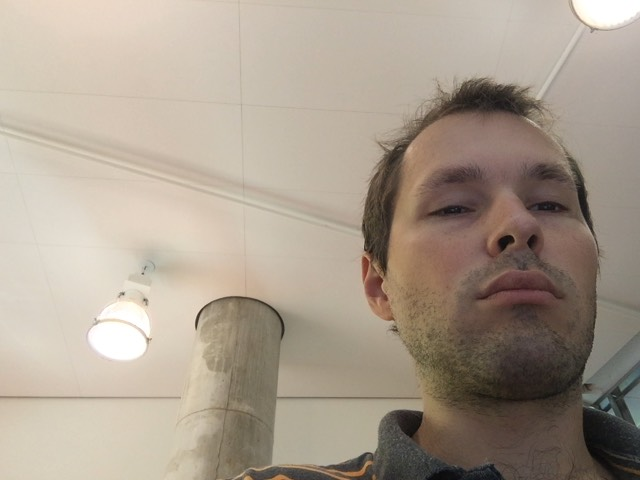
#> input picture gazecapture_unzip/00010/frames/00929.jpg, 640 x 480 px, found by its file name
$ jupyter execute --allow-errors 'Test for photos from dataset.ipynb'
#> lines starting #> are read from the running program, lines starting #| are printed output that depends on the picture
[cell 1]
import numpy as np
import cv2
import os
import glob
from os.path import join
import json
import matplotlib.pyplot as plt

[cell 2]
path = '00028'

[cell 3]
face_file = open(join(path, "appleFace.json"))
#> (reads my_test_photo/appleFace.json from the repository)
left_file = open(join(path, "appleLeftEye.json"))
#> (reads my_test_photo/appleLeftEye.json from the repository)
right_file = open(join(path, "appleRightEye.json"))
#> (reads my_test_photo/appleRightEye.json from the repository)
#> (the rest of this cell did not finish here and is left out)

[cell 4]
face_json = json.load(face_file)
left_json = json.load(left_file)
right_json = json.load(right_file)
#> (the rest of this cell did not finish here and is left out)

[cell 5]
img_name='00028/00929.jpg'

[cell 6]
dir = img_name[:5]

# frame name
frame = img_name[6:]

# index of the frame inside the sequence
idx = int(frame[:-4])

[cell 7]
img = cv2.imread(join(path, "frames", frame))
#> img is the input picture: shape (480, 640, 3); mean B, G, R 141.9, 156.4, 169

#> (a cell that did not finish here is left out)

#> (a cell that did not finish here is left out)

#> (a cell that did not finish here is left out)

[cell 11]
plt.imshow(img)
plt.show()

[cell 12]
face_grid = np.zeros(shape=(25, 25, 1), dtype=np.float32)
#> (the rest of this cell did not finish here and is left out)

[cell 13]
plt.imshow(face_grid)
plt.show()
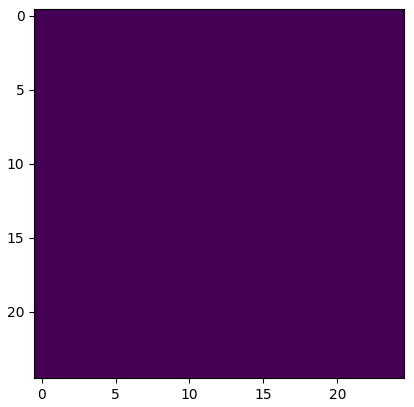
#> figure drawn by matplotlib, 1 panel
